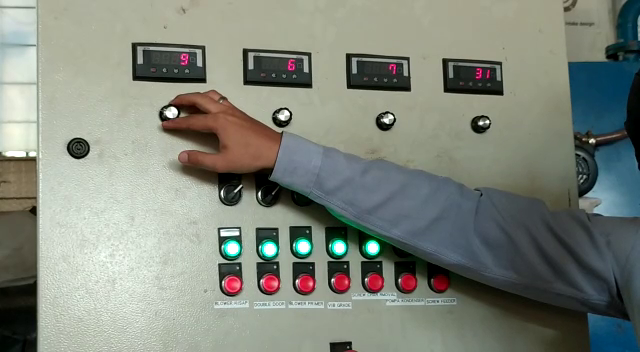
#> input picture frame 8 of imageproc/vidbar1.mp4, 640 x 352 px
$ python digit_proc.py
#> lines starting #> are read from the running program, lines starting #| are printed output that depends on the picture; after the words box and inside, x2 and y2 are one past the last pixel; in counts of white or black regions, pixels touching at a corner belong together
import cv2
import numpy as np
import imutils
import math
import random as rng
rng.seed(12345)

DIGITS_LOOKUP = {
	(1, 1, 1, 0, 1, 1, 1): 0,
	(0, 0, 1, 0, 0, 1, 0): 1,
	(1, 0, 1, 1, 1, 1, 0): 2,
	(1, 0, 1, 1, 0, 1, 1): 3,
	(0, 1, 1, 1, 0, 1, 0): 4,
	(1, 1, 0, 1, 0, 1, 1): 5,
	(1, 1, 0, 1, 1, 1, 1): 6,
	(1, 0, 1, 0, 0, 1, 0): 7,
	(1, 1, 1, 1, 1, 1, 1): 8,
	(1, 1, 1, 1, 0, 1, 1): 9
}


#camera = cv2.VideoCapture(0)
camera = cv2.VideoCapture('vidbar1.mp4')


frame_counter = 0

digit = []

limitmem = 59

contours = {}
#array of edges of polygon
approx = []

def nothing(x):
	pass


def angle(pt1,pt2,pt0):
	dx1 = pt1[0][0] - pt0[0][0]
	dy1 = pt1[0][1] - pt0[0][1]
	dx2 = pt2[0][0] - pt0[0][0]
	dy2 = pt2[0][1] - pt0[0][1]
	return float((dx1*dx2 + dy1*dy2))/math.sqrt(float((dx1*dx1 + dy1*dy1))*(dx2*dx2 + dy2*dy2) + 1e-10)


cv2.namedWindow('marking')


cv2.createTrackbar('H Lower','marking',134,255,nothing)
cv2.createTrackbar('H Higher','marking',255,255,nothing)
cv2.createTrackbar('S Lower','marking',42,255,nothing)
cv2.createTrackbar('S Higher','marking',255,255,nothing)
cv2.createTrackbar('V Lower','marking',138,255,nothing)
cv2.createTrackbar('V Higher','marking',255,255,nothing)
X = cv2.createTrackbar('X','marking',50,500,nothing)
Y = cv2.createTrackbar('Y','marking' ,163,500,nothing)
dX = cv2.createTrackbar('delta X','marking',117,500,nothing)
dY = cv2.createTrackbar('delta Y','marking',200,500,nothing)


while(1):
	ret,img = camera.read()
#> img is the input picture: shape (352, 640, 3); mean B, G, R 123.4, 133.8, 127.9
	#img = cv2.flip(img,1)

	hImg,wImg,_ = img.shape
#> hImg = 352; wImg = 640

	hsv = cv2.cvtColor(img, cv2.COLOR_BGR2HSV)
#> hsv: shape (352, 640, 3); mean H, S, V 53.6, 53.3, 138.5

	hL = cv2.getTrackbarPos('H Lower','marking')
	hH = cv2.getTrackbarPos('H Higher','marking')
	sL = cv2.getTrackbarPos('S Lower','marking')
	sH = cv2.getTrackbarPos('S Higher','marking')
	vL = cv2.getTrackbarPos('V Lower','marking')
	vH = cv2.getTrackbarPos('V Higher','marking')

	LowerRegion = np.array([hL,sL,vL],np.uint8)
	upperRegion = np.array([hH,sH,vH],np.uint8)

	redObject = cv2.inRange(hsv,LowerRegion,upperRegion)
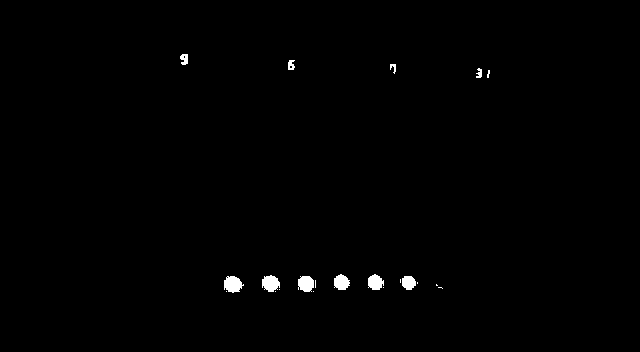
#> redObject: shape (352, 640); 0.65% white; 21 white regions (11 under 20 px), largest, box (x1, y1, x2, y2) and area: (224, 276, 244, 293) 244, (262, 275, 280, 292) 227, (298, 276, 314, 292) 213

	kernal = np.ones((1,1),"uint8")

	red = cv2.morphologyEx(redObject,cv2.MORPH_OPEN,kernal)
	red = cv2.dilate(red,kernal,iterations=1)

	res1=cv2.bitwise_and(img, img, mask = red)


	cv2.imshow("gambar1",res1)


	##
	frame_counter += 1

	#If the last frame is reached, reset the capture and the frame_counter
	if frame_counter == camera.get(cv2.CAP_PROP_FRAME_COUNT):
		frame_counter = 0 #Or whatever as long as it is the same as next line
		camera.set(cv2.CAP_PROP_POS_FRAMES, 0)


	if cv2.waitKey(10) & 0xFF == ord('q'):
#> (key q is pressed here)
		camera.release()
		cv2.destroyAllWindows()
		break


	####

	res2 = res1.copy()
	gray = cv2.cvtColor(res2, cv2.COLOR_BGR2GRAY)
	thresh1 = cv2.threshold(gray,100,255,cv2.THRESH_TOZERO)[1]
	blur = cv2.blur(thresh1, (2, 2))


	X = cv2.getTrackbarPos('X','marking')
	Y = cv2.getTrackbarPos('Y','marking')
	dX = cv2.getTrackbarPos('delta X','marking')
	dY = cv2.getTrackbarPos('delta Y','marking')
	res3 = blur[X:dX, Y:dY]
	res4 = res3.copy()


	cnts = cv2.findContours(res3.copy(), cv2.RETR_EXTERNAL,cv2.CHAIN_APPROX_SIMPLE)
	cnts = imutils.grab_contours(cnts)
	digitCnts = []
	for c in cnts:
		(x, y, w, h) = cv2.boundingRect(c)
		if w >= 3 and h >= 3:
			digitCnts.append(c)
			cv2.rectangle(res3,(x,y),(x+w,y+h),(255,130,255),2)
			roi1 = res4[y:y+h,x:x+w]
			roi1 = cv2.resize(roi1,None,fx=2, fy=2, interpolation = cv2.INTER_CUBIC)
			(koorY,koorX) = roi1.shape #ngebuat kotak sakti berdasarkan koordinat angka
			param = 20

			print("Y = ",round(koorY/16),"X = ",round(koorX/2)) #coba koor
			#satu blm di buat

			if roi1[round(1.2*koorY/4),round(koorX/4)] > param: #atas kiri
				if roi1[round(2.8*koorY/4),round(koorX/4)] > param: #bawah kiri
					if roi1[round(1.2*koorY/4),round(2.8*koorX/4)] > param: #kanan atas
						if roi1[round(koorY/2),round(koorX/2)] > param: #tengah2 blm cek
							print(8)
						else:
							print(0)
					else:
						print(6)
				else:
					if roi1[round(koorY/14),round(koorX/2)] > param: #tengah atas blmcek
						if roi1[round(koorY/16),round(14*koorX/16)] > param: # kanan atas blmcek
							print(9)
						else :
							print(5)

					else:
						print(4)

			else :
				if roi1[round(2.8*koorY/4),round(koorX/4)] > 20: #bawah kiri
					print(2)
				else:
					if roi1[round(koorY/2),round(koorX/2)] > 20: #tengah2 blm cek
						print(3)
					else:
						print(7)


	cv2.imshow("img1 ",res3)
	cv2.imshow("img2",roi1)


$ run again, starting later in the video
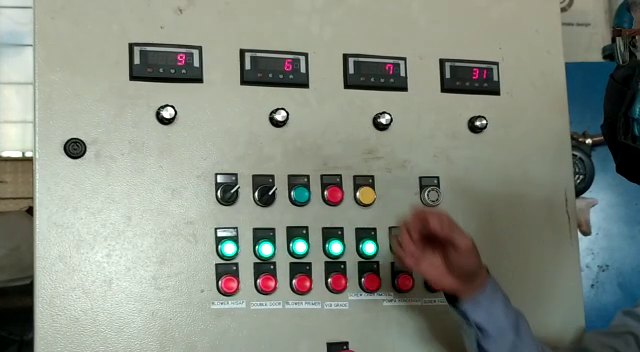
#> input picture frame 39 of imageproc/vidbar1.mp4, 640 x 352 px
#> img is the input picture: shape (352, 640, 3); mean B, G, R 127.5, 138.8, 132.6
#> hsv: shape (352, 640, 3); mean H, S, V 49.5, 48.9, 142.6
#> `redObject = cv2.inRange(hsv,LowerRegion,upperRegion)`:
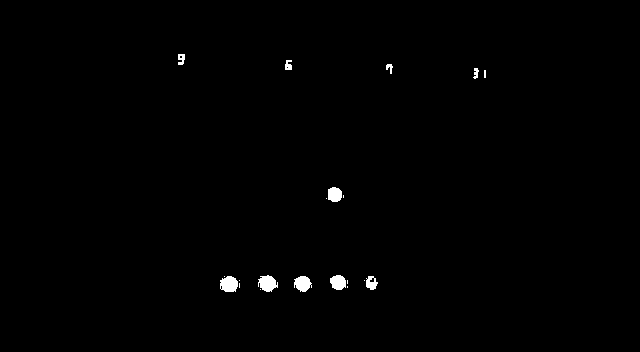
#> redObject: shape (352, 640); 0.62% white; 20 white regions (10 under 20 px), largest, box (x1, y1, x2, y2) and area: (258, 275, 278, 292) 236, (220, 276, 238, 292) 232, (294, 276, 312, 292) 209

$ run again, starting later in the video
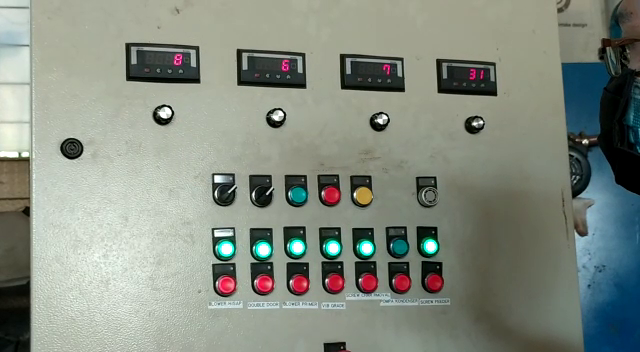
#> input picture frame 69 of imageproc/vidbar1.mp4, 640 x 352 px
#> img is the input picture: shape (352, 640, 3); mean B, G, R 129.1, 140.1, 132.7
#> hsv: shape (352, 640, 3); mean H, S, V 49.7, 47.5, 143.4
#> `redObject = cv2.inRange(hsv,LowerRegion,upperRegion)`:
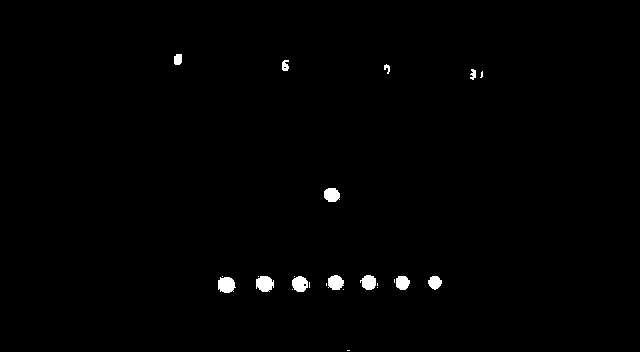
#> redObject: shape (352, 640); 0.78% white; 24 white regions (12 under 20 px), largest, box (x1, y1, x2, y2) and area: (218, 277, 236, 293) 229, (256, 276, 274, 292) 228, (292, 276, 308, 292) 198
